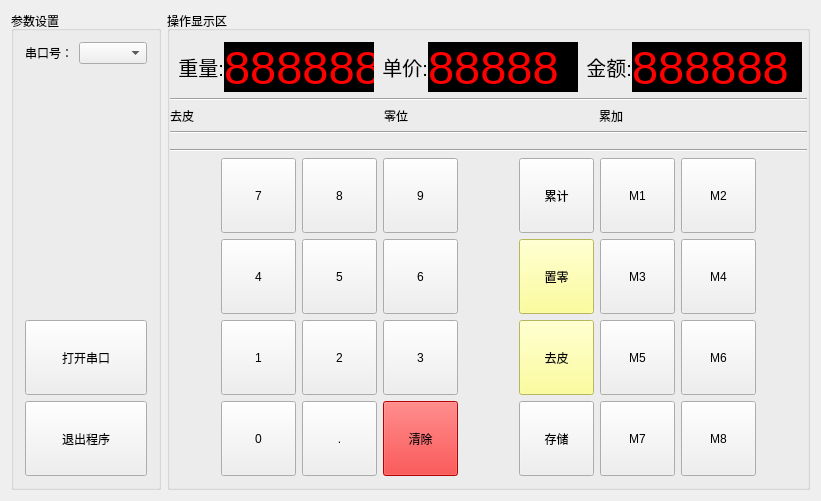
<?xml version="1.0" encoding="UTF-8"?>
<ui version="4.0">
 <class>frmMain</class>
 <widget class="QWidget" name="frmMain">
  <property name="geometry">
   <rect>
    <x>0</x>
    <y>0</y>
    <width>821</width>
    <height>501</height>
   </rect>
  </property>
  <property name="minimumSize">
   <size>
    <width>600</width>
    <height>500</height>
   </size>
  </property>
  <property name="windowTitle">
   <string>KF-PC秤 一体化程序</string>
  </property>
  <property name="windowIcon">
   <iconset resource="main.qrc">
    <normaloff>:/main.png</normaloff>:/main.png</iconset>
  </property>
  <layout class="QHBoxLayout" name="horizontalLayout_2" stretch="1,3">
   <item>
    <layout class="QVBoxLayout" name="verticalLayout_2">
     <item>
      <widget class="QGroupBox" name="gbox1">
       <property name="maximumSize">
        <size>
         <width>150</width>
         <height>16777215</height>
        </size>
       </property>
       <property name="title">
        <string>参数设置</string>
       </property>
       <layout class="QVBoxLayout" name="verticalLayout">
        <item>
         <layout class="QHBoxLayout" name="horizontalLayout">
          <item>
           <widget class="QLabel" name="label">
            <property name="text">
             <string>串口号：</string>
            </property>
           </widget>
          </item>
          <item>
           <widget class="QComboBox" name="cboxPortName">
            <property name="sizePolicy">
             <sizepolicy hsizetype="Preferred" vsizetype="Fixed">
              <horstretch>1</horstretch>
              <verstretch>0</verstretch>
             </sizepolicy>
            </property>
           </widget>
          </item>
         </layout>
        </item>
        <item>
         <spacer name="verticalSpacer">
          <property name="orientation">
           <enum>Qt::Vertical</enum>
          </property>
          <property name="sizeHint" stdset="0">
           <size>
            <width>20</width>
            <height>100</height>
           </size>
          </property>
         </spacer>
        </item>
        <item>
         <widget class="QPushButton" name="btnOpen">
          <property name="sizePolicy">
           <sizepolicy hsizetype="Preferred" vsizetype="Expanding">
            <horstretch>0</horstretch>
            <verstretch>0</verstretch>
           </sizepolicy>
          </property>
          <property name="maximumSize">
           <size>
            <width>16777215</width>
            <height>75</height>
           </size>
          </property>
          <property name="cursor">
           <cursorShape>PointingHandCursor</cursorShape>
          </property>
          <property name="text">
           <string>打开串口</string>
          </property>
         </widget>
        </item>
        <item>
         <widget class="QPushButton" name="pushButton">
          <property name="sizePolicy">
           <sizepolicy hsizetype="Minimum" vsizetype="Expanding">
            <horstretch>0</horstretch>
            <verstretch>0</verstretch>
           </sizepolicy>
          </property>
          <property name="maximumSize">
           <size>
            <width>16777215</width>
            <height>75</height>
           </size>
          </property>
          <property name="text">
           <string>退出程序</string>
          </property>
         </widget>
        </item>
       </layout>
      </widget>
     </item>
    </layout>
   </item>
   <item>
    <widget class="QGroupBox" name="groupBox_5">
     <property name="layoutDirection">
      <enum>Qt::LeftToRight</enum>
     </property>
     <property name="title">
      <string>操作显示区</string>
     </property>
     <layout class="QVBoxLayout" name="verticalLayout_5">
      <property name="leftMargin">
       <number>0</number>
      </property>
      <property name="rightMargin">
       <number>0</number>
      </property>
      <item>
       <layout class="QHBoxLayout" name="horizontalLayout_11">
        <property name="spacing">
         <number>0</number>
        </property>
        <property name="leftMargin">
         <number>0</number>
        </property>
        <property name="rightMargin">
         <number>5</number>
        </property>
        <property name="bottomMargin">
         <number>0</number>
        </property>
        <item>
         <widget class="QLabel" name="label_7">
          <property name="sizePolicy">
           <sizepolicy hsizetype="Minimum" vsizetype="Preferred">
            <horstretch>0</horstretch>
            <verstretch>0</verstretch>
           </sizepolicy>
          </property>
          <property name="minimumSize">
           <size>
            <width>50</width>
            <height>0</height>
           </size>
          </property>
          <property name="maximumSize">
           <size>
            <width>16777215</width>
            <height>23</height>
           </size>
          </property>
          <property name="font">
           <font>
            <pointsize>15</pointsize>
           </font>
          </property>
          <property name="styleSheet">
           <string notr="true"/>
          </property>
          <property name="text">
           <string>重量:</string>
          </property>
          <property name="alignment">
           <set>Qt::AlignRight|Qt::AlignTrailing|Qt::AlignVCenter</set>
          </property>
         </widget>
        </item>
        <item>
         <widget class="QLabel" name="label_10">
          <property name="sizePolicy">
           <sizepolicy hsizetype="Minimum" vsizetype="Minimum">
            <horstretch>0</horstretch>
            <verstretch>0</verstretch>
           </sizepolicy>
          </property>
          <property name="minimumSize">
           <size>
            <width>150</width>
            <height>50</height>
           </size>
          </property>
          <property name="maximumSize">
           <size>
            <width>150</width>
            <height>50</height>
           </size>
          </property>
          <property name="font">
           <font>
            <pointsize>35</pointsize>
           </font>
          </property>
          <property name="styleSheet">
           <string notr="true">background-color: rgb(0, 0, 0);
color: rgb(255, 0, 0);</string>
          </property>
          <property name="text">
           <string>888888</string>
          </property>
         </widget>
        </item>
        <item>
         <widget class="QLabel" name="label_8">
          <property name="enabled">
           <bool>true</bool>
          </property>
          <property name="sizePolicy">
           <sizepolicy hsizetype="Minimum" vsizetype="Preferred">
            <horstretch>0</horstretch>
            <verstretch>0</verstretch>
           </sizepolicy>
          </property>
          <property name="minimumSize">
           <size>
            <width>50</width>
            <height>0</height>
           </size>
          </property>
          <property name="maximumSize">
           <size>
            <width>16777215</width>
            <height>23</height>
           </size>
          </property>
          <property name="font">
           <font>
            <pointsize>15</pointsize>
           </font>
          </property>
          <property name="layoutDirection">
           <enum>Qt::RightToLeft</enum>
          </property>
          <property name="text">
           <string>单价:</string>
          </property>
          <property name="alignment">
           <set>Qt::AlignRight|Qt::AlignTrailing|Qt::AlignVCenter</set>
          </property>
         </widget>
        </item>
        <item>
         <widget class="QLabel" name="label_11">
          <property name="minimumSize">
           <size>
            <width>150</width>
            <height>50</height>
           </size>
          </property>
          <property name="maximumSize">
           <size>
            <width>150</width>
            <height>50</height>
           </size>
          </property>
          <property name="font">
           <font>
            <pointsize>35</pointsize>
           </font>
          </property>
          <property name="styleSheet">
           <string notr="true">background-color: rgb(0, 0, 0);
color: rgb(255, 0, 0);</string>
          </property>
          <property name="text">
           <string>88888</string>
          </property>
         </widget>
        </item>
        <item>
         <widget class="QLabel" name="label_9">
          <property name="sizePolicy">
           <sizepolicy hsizetype="Minimum" vsizetype="Preferred">
            <horstretch>0</horstretch>
            <verstretch>0</verstretch>
           </sizepolicy>
          </property>
          <property name="minimumSize">
           <size>
            <width>50</width>
            <height>0</height>
           </size>
          </property>
          <property name="maximumSize">
           <size>
            <width>16777215</width>
            <height>23</height>
           </size>
          </property>
          <property name="font">
           <font>
            <pointsize>15</pointsize>
           </font>
          </property>
          <property name="text">
           <string>金额:</string>
          </property>
          <property name="alignment">
           <set>Qt::AlignRight|Qt::AlignTrailing|Qt::AlignVCenter</set>
          </property>
         </widget>
        </item>
        <item>
         <widget class="QLabel" name="label_12">
          <property name="sizePolicy">
           <sizepolicy hsizetype="Preferred" vsizetype="Preferred">
            <horstretch>0</horstretch>
            <verstretch>0</verstretch>
           </sizepolicy>
          </property>
          <property name="minimumSize">
           <size>
            <width>170</width>
            <height>50</height>
           </size>
          </property>
          <property name="maximumSize">
           <size>
            <width>150</width>
            <height>50</height>
           </size>
          </property>
          <property name="font">
           <font>
            <pointsize>35</pointsize>
           </font>
          </property>
          <property name="styleSheet">
           <string notr="true">background-color: rgb(0, 0, 0);
color: rgb(255, 0, 0);</string>
          </property>
          <property name="text">
           <string>888888</string>
          </property>
         </widget>
        </item>
       </layout>
      </item>
      <item>
       <widget class="Line" name="line_3">
        <property name="orientation">
         <enum>Qt::Horizontal</enum>
        </property>
       </widget>
      </item>
      <item>
       <layout class="QHBoxLayout" name="horizontalLayout_12">
        <item>
         <widget class="QLabel" name="label_14">
          <property name="text">
           <string>去皮</string>
          </property>
         </widget>
        </item>
        <item>
         <widget class="HLed" name="led_qupi" native="true"/>
        </item>
        <item>
         <widget class="QLabel" name="label_15">
          <property name="text">
           <string>零位</string>
          </property>
         </widget>
        </item>
        <item>
         <widget class="HLed" name="led_lingwei" native="true"/>
        </item>
        <item>
         <widget class="QLabel" name="label_16">
          <property name="text">
           <string>累加</string>
          </property>
         </widget>
        </item>
        <item>
         <widget class="HLed" name="led_leijia" native="true"/>
        </item>
       </layout>
      </item>
      <item>
       <widget class="Line" name="line_2">
        <property name="orientation">
         <enum>Qt::Horizontal</enum>
        </property>
       </widget>
      </item>
      <item>
       <spacer name="verticalSpacer_3">
        <property name="orientation">
         <enum>Qt::Vertical</enum>
        </property>
        <property name="sizeHint" stdset="0">
         <size>
          <width>20</width>
          <height>40</height>
         </size>
        </property>
       </spacer>
      </item>
      <item>
       <widget class="Line" name="line">
        <property name="orientation">
         <enum>Qt::Horizontal</enum>
        </property>
       </widget>
      </item>
      <item>
       <layout class="QHBoxLayout" name="horizontalLayout_13">
        <property name="spacing">
         <number>10</number>
        </property>
        <item>
         <layout class="QGridLayout" name="gridLayout">
          <property name="spacing">
           <number>6</number>
          </property>
          <item row="0" column="0">
           <widget class="QPushButton" name="pushButton_2">
            <property name="sizePolicy">
             <sizepolicy hsizetype="Minimum" vsizetype="Minimum">
              <horstretch>0</horstretch>
              <verstretch>0</verstretch>
             </sizepolicy>
            </property>
            <property name="minimumSize">
             <size>
              <width>75</width>
              <height>75</height>
             </size>
            </property>
            <property name="maximumSize">
             <size>
              <width>75</width>
              <height>75</height>
             </size>
            </property>
            <property name="text">
             <string>7</string>
            </property>
           </widget>
          </item>
          <item row="0" column="1">
           <widget class="QPushButton" name="pushButton_3">
            <property name="sizePolicy">
             <sizepolicy hsizetype="Minimum" vsizetype="Minimum">
              <horstretch>0</horstretch>
              <verstretch>0</verstretch>
             </sizepolicy>
            </property>
            <property name="minimumSize">
             <size>
              <width>75</width>
              <height>75</height>
             </size>
            </property>
            <property name="maximumSize">
             <size>
              <width>75</width>
              <height>75</height>
             </size>
            </property>
            <property name="text">
             <string>8</string>
            </property>
           </widget>
          </item>
          <item row="0" column="2">
           <widget class="QPushButton" name="pushButton_4">
            <property name="sizePolicy">
             <sizepolicy hsizetype="Minimum" vsizetype="Minimum">
              <horstretch>0</horstretch>
              <verstretch>0</verstretch>
             </sizepolicy>
            </property>
            <property name="minimumSize">
             <size>
              <width>75</width>
              <height>75</height>
             </size>
            </property>
            <property name="maximumSize">
             <size>
              <width>75</width>
              <height>75</height>
             </size>
            </property>
            <property name="text">
             <string>9</string>
            </property>
           </widget>
          </item>
          <item row="1" column="0">
           <widget class="QPushButton" name="pushButton_5">
            <property name="sizePolicy">
             <sizepolicy hsizetype="Minimum" vsizetype="Minimum">
              <horstretch>0</horstretch>
              <verstretch>0</verstretch>
             </sizepolicy>
            </property>
            <property name="minimumSize">
             <size>
              <width>75</width>
              <height>75</height>
             </size>
            </property>
            <property name="maximumSize">
             <size>
              <width>75</width>
              <height>75</height>
             </size>
            </property>
            <property name="text">
             <string>4</string>
            </property>
           </widget>
          </item>
          <item row="1" column="1">
           <widget class="QPushButton" name="pushButton_6">
            <property name="sizePolicy">
             <sizepolicy hsizetype="Minimum" vsizetype="Minimum">
              <horstretch>0</horstretch>
              <verstretch>0</verstretch>
             </sizepolicy>
            </property>
            <property name="minimumSize">
             <size>
              <width>75</width>
              <height>75</height>
             </size>
            </property>
            <property name="maximumSize">
             <size>
              <width>75</width>
              <height>75</height>
             </size>
            </property>
            <property name="styleSheet">
             <string notr="true"/>
            </property>
            <property name="text">
             <string>5</string>
            </property>
           </widget>
          </item>
          <item row="1" column="2">
           <widget class="QPushButton" name="pushButton_7">
            <property name="sizePolicy">
             <sizepolicy hsizetype="Minimum" vsizetype="Minimum">
              <horstretch>0</horstretch>
              <verstretch>0</verstretch>
             </sizepolicy>
            </property>
            <property name="minimumSize">
             <size>
              <width>75</width>
              <height>75</height>
             </size>
            </property>
            <property name="maximumSize">
             <size>
              <width>75</width>
              <height>75</height>
             </size>
            </property>
            <property name="text">
             <string>6</string>
            </property>
           </widget>
          </item>
          <item row="2" column="0">
           <widget class="QPushButton" name="pushButton_8">
            <property name="sizePolicy">
             <sizepolicy hsizetype="Minimum" vsizetype="Minimum">
              <horstretch>0</horstretch>
              <verstretch>0</verstretch>
             </sizepolicy>
            </property>
            <property name="minimumSize">
             <size>
              <width>75</width>
              <height>75</height>
             </size>
            </property>
            <property name="maximumSize">
             <size>
              <width>75</width>
              <height>75</height>
             </size>
            </property>
            <property name="text">
             <string>1</string>
            </property>
           </widget>
          </item>
          <item row="2" column="1">
           <widget class="QPushButton" name="pushButton_9">
            <property name="sizePolicy">
             <sizepolicy hsizetype="Minimum" vsizetype="Minimum">
              <horstretch>0</horstretch>
              <verstretch>0</verstretch>
             </sizepolicy>
            </property>
            <property name="minimumSize">
             <size>
              <width>75</width>
              <height>75</height>
             </size>
            </property>
            <property name="maximumSize">
             <size>
              <width>75</width>
              <height>75</height>
             </size>
            </property>
            <property name="text">
             <string>2</string>
            </property>
           </widget>
          </item>
          <item row="2" column="2">
           <widget class="QPushButton" name="pushButton_10">
            <property name="sizePolicy">
             <sizepolicy hsizetype="Minimum" vsizetype="Minimum">
              <horstretch>0</horstretch>
              <verstretch>0</verstretch>
             </sizepolicy>
            </property>
            <property name="minimumSize">
             <size>
              <width>75</width>
              <height>75</height>
             </size>
            </property>
            <property name="maximumSize">
             <size>
              <width>75</width>
              <height>75</height>
             </size>
            </property>
            <property name="text">
             <string>3</string>
            </property>
           </widget>
          </item>
          <item row="3" column="0">
           <widget class="QPushButton" name="pushButton_11">
            <property name="sizePolicy">
             <sizepolicy hsizetype="Minimum" vsizetype="Minimum">
              <horstretch>0</horstretch>
              <verstretch>0</verstretch>
             </sizepolicy>
            </property>
            <property name="minimumSize">
             <size>
              <width>75</width>
              <height>75</height>
             </size>
            </property>
            <property name="maximumSize">
             <size>
              <width>75</width>
              <height>75</height>
             </size>
            </property>
            <property name="text">
             <string>0</string>
            </property>
           </widget>
          </item>
          <item row="3" column="1">
           <widget class="QPushButton" name="pushButton_12">
            <property name="sizePolicy">
             <sizepolicy hsizetype="Minimum" vsizetype="Minimum">
              <horstretch>0</horstretch>
              <verstretch>0</verstretch>
             </sizepolicy>
            </property>
            <property name="minimumSize">
             <size>
              <width>75</width>
              <height>75</height>
             </size>
            </property>
            <property name="maximumSize">
             <size>
              <width>75</width>
              <height>75</height>
             </size>
            </property>
            <property name="text">
             <string>.</string>
            </property>
           </widget>
          </item>
          <item row="3" column="2">
           <widget class="QPushButton" name="pushButton_13">
            <property name="sizePolicy">
             <sizepolicy hsizetype="Minimum" vsizetype="Minimum">
              <horstretch>0</horstretch>
              <verstretch>0</verstretch>
             </sizepolicy>
            </property>
            <property name="minimumSize">
             <size>
              <width>75</width>
              <height>75</height>
             </size>
            </property>
            <property name="maximumSize">
             <size>
              <width>75</width>
              <height>75</height>
             </size>
            </property>
            <property name="styleSheet">
             <string notr="true">background-color: rgb(255, 0, 0);</string>
            </property>
            <property name="text">
             <string>清除</string>
            </property>
           </widget>
          </item>
         </layout>
        </item>
        <item>
         <layout class="QGridLayout" name="gridLayout_2">
          <item row="0" column="0">
           <widget class="QPushButton" name="pushButton_14">
            <property name="sizePolicy">
             <sizepolicy hsizetype="Minimum" vsizetype="Minimum">
              <horstretch>0</horstretch>
              <verstretch>0</verstretch>
             </sizepolicy>
            </property>
            <property name="minimumSize">
             <size>
              <width>75</width>
              <height>75</height>
             </size>
            </property>
            <property name="maximumSize">
             <size>
              <width>75</width>
              <height>75</height>
             </size>
            </property>
            <property name="text">
             <string>累计</string>
            </property>
           </widget>
          </item>
          <item row="0" column="1">
           <widget class="QPushButton" name="pushButton_15">
            <property name="sizePolicy">
             <sizepolicy hsizetype="Minimum" vsizetype="Minimum">
              <horstretch>0</horstretch>
              <verstretch>0</verstretch>
             </sizepolicy>
            </property>
            <property name="minimumSize">
             <size>
              <width>75</width>
              <height>75</height>
             </size>
            </property>
            <property name="maximumSize">
             <size>
              <width>75</width>
              <height>75</height>
             </size>
            </property>
            <property name="text">
             <string>M1</string>
            </property>
           </widget>
          </item>
          <item row="0" column="2">
           <widget class="QPushButton" name="pushButton_16">
            <property name="sizePolicy">
             <sizepolicy hsizetype="Minimum" vsizetype="Minimum">
              <horstretch>0</horstretch>
              <verstretch>0</verstretch>
             </sizepolicy>
            </property>
            <property name="minimumSize">
             <size>
              <width>75</width>
              <height>75</height>
             </size>
            </property>
            <property name="maximumSize">
             <size>
              <width>75</width>
              <height>75</height>
             </size>
            </property>
            <property name="text">
             <string>M2</string>
            </property>
           </widget>
          </item>
          <item row="1" column="0">
           <widget class="QPushButton" name="pushButton_17">
            <property name="sizePolicy">
             <sizepolicy hsizetype="Minimum" vsizetype="Minimum">
              <horstretch>0</horstretch>
              <verstretch>0</verstretch>
             </sizepolicy>
            </property>
            <property name="minimumSize">
             <size>
              <width>75</width>
              <height>75</height>
             </size>
            </property>
            <property name="maximumSize">
             <size>
              <width>75</width>
              <height>75</height>
             </size>
            </property>
            <property name="styleSheet">
             <string notr="true">background-color: rgb(255, 255, 127);</string>
            </property>
            <property name="text">
             <string>置零</string>
            </property>
           </widget>
          </item>
          <item row="1" column="1">
           <widget class="QPushButton" name="pushButton_18">
            <property name="sizePolicy">
             <sizepolicy hsizetype="Minimum" vsizetype="Minimum">
              <horstretch>0</horstretch>
              <verstretch>0</verstretch>
             </sizepolicy>
            </property>
            <property name="minimumSize">
             <size>
              <width>75</width>
              <height>75</height>
             </size>
            </property>
            <property name="maximumSize">
             <size>
              <width>75</width>
              <height>75</height>
             </size>
            </property>
            <property name="text">
             <string>M3</string>
            </property>
           </widget>
          </item>
          <item row="1" column="2">
           <widget class="QPushButton" name="pushButton_19">
            <property name="sizePolicy">
             <sizepolicy hsizetype="Minimum" vsizetype="Minimum">
              <horstretch>0</horstretch>
              <verstretch>0</verstretch>
             </sizepolicy>
            </property>
            <property name="minimumSize">
             <size>
              <width>75</width>
              <height>75</height>
             </size>
            </property>
            <property name="maximumSize">
             <size>
              <width>75</width>
              <height>75</height>
             </size>
            </property>
            <property name="text">
             <string>M4</string>
            </property>
           </widget>
          </item>
          <item row="2" column="0">
           <widget class="QPushButton" name="pushButton_20">
            <property name="sizePolicy">
             <sizepolicy hsizetype="Minimum" vsizetype="Minimum">
              <horstretch>0</horstretch>
              <verstretch>0</verstretch>
             </sizepolicy>
            </property>
            <property name="minimumSize">
             <size>
              <width>75</width>
              <height>75</height>
             </size>
            </property>
            <property name="maximumSize">
             <size>
              <width>75</width>
              <height>75</height>
             </size>
            </property>
            <property name="styleSheet">
             <string notr="true">background-color: rgb(255, 255, 127);</string>
            </property>
            <property name="text">
             <string>去皮</string>
            </property>
           </widget>
          </item>
          <item row="2" column="1">
           <widget class="QPushButton" name="pushButton_21">
            <property name="sizePolicy">
             <sizepolicy hsizetype="Minimum" vsizetype="Minimum">
              <horstretch>0</horstretch>
              <verstretch>0</verstretch>
             </sizepolicy>
            </property>
            <property name="minimumSize">
             <size>
              <width>75</width>
              <height>75</height>
             </size>
            </property>
            <property name="maximumSize">
             <size>
              <width>75</width>
              <height>75</height>
             </size>
            </property>
            <property name="text">
             <string>M5</string>
            </property>
           </widget>
          </item>
          <item row="2" column="2">
           <widget class="QPushButton" name="pushButton_22">
            <property name="sizePolicy">
             <sizepolicy hsizetype="Minimum" vsizetype="Minimum">
              <horstretch>0</horstretch>
              <verstretch>0</verstretch>
             </sizepolicy>
            </property>
            <property name="minimumSize">
             <size>
              <width>75</width>
              <height>75</height>
             </size>
            </property>
            <property name="maximumSize">
             <size>
              <width>75</width>
              <height>75</height>
             </size>
            </property>
            <property name="text">
             <string>M6</string>
            </property>
           </widget>
          </item>
          <item row="3" column="0">
           <widget class="QPushButton" name="pushButton_23">
            <property name="sizePolicy">
             <sizepolicy hsizetype="Minimum" vsizetype="Minimum">
              <horstretch>0</horstretch>
              <verstretch>0</verstretch>
             </sizepolicy>
            </property>
            <property name="minimumSize">
             <size>
              <width>75</width>
              <height>75</height>
             </size>
            </property>
            <property name="maximumSize">
             <size>
              <width>75</width>
              <height>75</height>
             </size>
            </property>
            <property name="text">
             <string>存储</string>
            </property>
           </widget>
          </item>
          <item row="3" column="1">
           <widget class="QPushButton" name="pushButton_24">
            <property name="sizePolicy">
             <sizepolicy hsizetype="Minimum" vsizetype="Minimum">
              <horstretch>0</horstretch>
              <verstretch>0</verstretch>
             </sizepolicy>
            </property>
            <property name="minimumSize">
             <size>
              <width>75</width>
              <height>75</height>
             </size>
            </property>
            <property name="maximumSize">
             <size>
              <width>75</width>
              <height>75</height>
             </size>
            </property>
            <property name="text">
             <string>M7</string>
            </property>
           </widget>
          </item>
          <item row="3" column="2">
           <widget class="QPushButton" name="pushButton_25">
            <property name="sizePolicy">
             <sizepolicy hsizetype="Minimum" vsizetype="Minimum">
              <horstretch>0</horstretch>
              <verstretch>0</verstretch>
             </sizepolicy>
            </property>
            <property name="minimumSize">
             <size>
              <width>75</width>
              <height>75</height>
             </size>
            </property>
            <property name="maximumSize">
             <size>
              <width>75</width>
              <height>75</height>
             </size>
            </property>
            <property name="text">
             <string>M8</string>
            </property>
           </widget>
          </item>
         </layout>
        </item>
       </layout>
      </item>
     </layout>
    </widget>
   </item>
  </layout>
 </widget>
 <layoutdefault spacing="6" margin="11"/>
 <customwidgets>
  <customwidget>
   <class>HLed</class>
   <extends>QWidget</extends>
   <header>hled.h</header>
   <container>1</container>
  </customwidget>
 </customwidgets>
 <resources>
  <include location="main.qrc"/>
 </resources>
 <connections/>
</ui>
